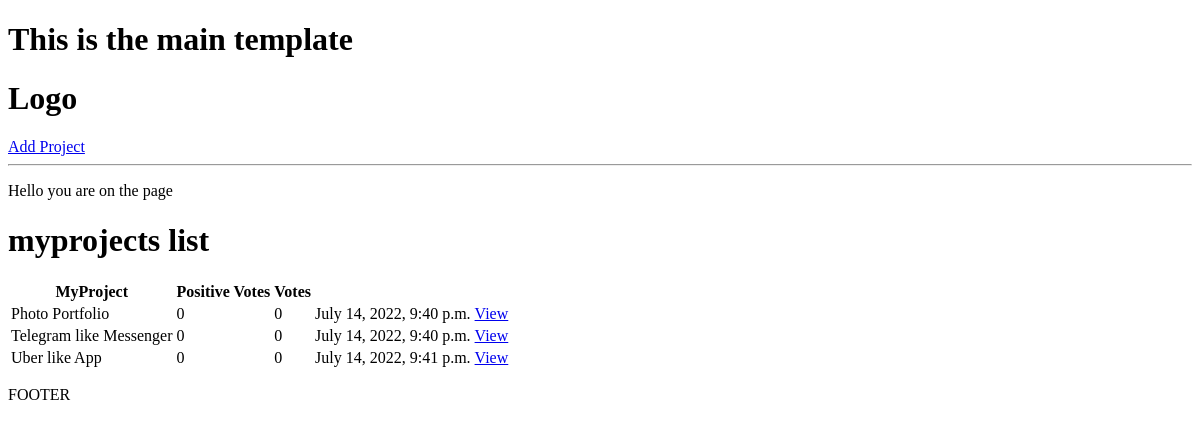
/, run on an earlier commit of the app's database.
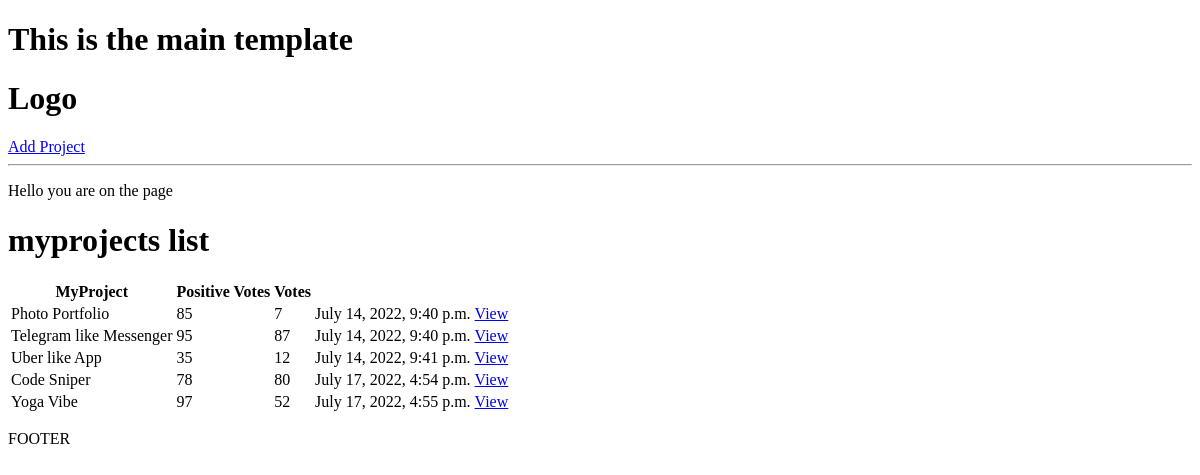
And on a later commit of the database.
### myprojects/models.py (models this page shows, shortened)
class MyProject (models.Model):
    title = models.CharField(max_length=200)
    description = models.TextField(null=True, blank=True)
    demo_link = models.CharField(max_length=200, null=True, blank=True)
    source_code = models.CharField(max_length=2000, null=True, blank=True)
    tags = models.ManyToManyField(Tag, blank=True)
    vote_total = models.IntegerField(default=0, null=True, blank=True)
    vote_ratio = models.IntegerField(default=0, null=True, blank=True)
    created_value = models.DateTimeField(auto_now_add=True)
    id = models.UUIDField(default=uuid.uuid4, unique=True,
                          editable=False, primary_key=True)

### myprojects/views.py (the view)
# urls.py: path('', include('myprojects.urls'))
def myprojects(request):
    MyProjects = MyProject.objects.all()
    context = {'myprojects': MyProjects}
    return render(request, 'projects/projects.html', context)

### myprojects/templates/projects/projects.html (shortened to what this page needs)
{% extends 'main.html'%}
{% block content %}
<p>Hello you are on the {{page}} page</p>
<h1>myprojects list</h1>
<table>
  <tr>
    <th>MyProject</th>
    <th>Positive Votes</th>
    <th>Votes</th>
    <th></th>
  </tr>
  {% for myproject in myprojects %}
  <tr>
    <td>{{myproject.title}}</td>
    <td>{{myproject.vote_ratio}}</td>
    <td>{{myproject.vote_total}}</td>
    <td>{{myproject.created_value}}</td>
    <td><a href="{% url 'master_link_project' myproject.id %}">View</a></td>
  </tr>
  {% endfor %}
</table>
{% endblock content %}

### templates/main.html (shortened to what this page needs)
<!DOCTYPE html>
<html>
    <head>
    </head>
    <body>
        <h1>This is the main template</h1>
        {% include 'navbar.html' %}
        {% block content %}
        {% endblock content%}
        <p>FOOTER</p>
    </body>
</html>

### templates/navbar.html
<h1>Logo</h1>
<a href="{% url 'create-project' %}">Add Project</a>
<hr>

What changed in the data, as far as the page shows it:
changed MyProject "Photo Portfolio": vote_ratio "0" → "85"; vote_total "0" → "7"
changed MyProject "Telegram like Messenger": vote_ratio "0" → "95"; vote_total "0" → "87"
changed MyProject "Uber like App": vote_ratio "0" → "35"; vote_total "0" → "12"
added MyProject: title "Code Sniper", vote_ratio "78", vote_total "80", created_value "July 17, 2022, 4:54 p.m."
added MyProject: title "Yoga Vibe", vote_ratio "97", vote_total "52", created_value "July 17, 2022, 4:55 p.m."
